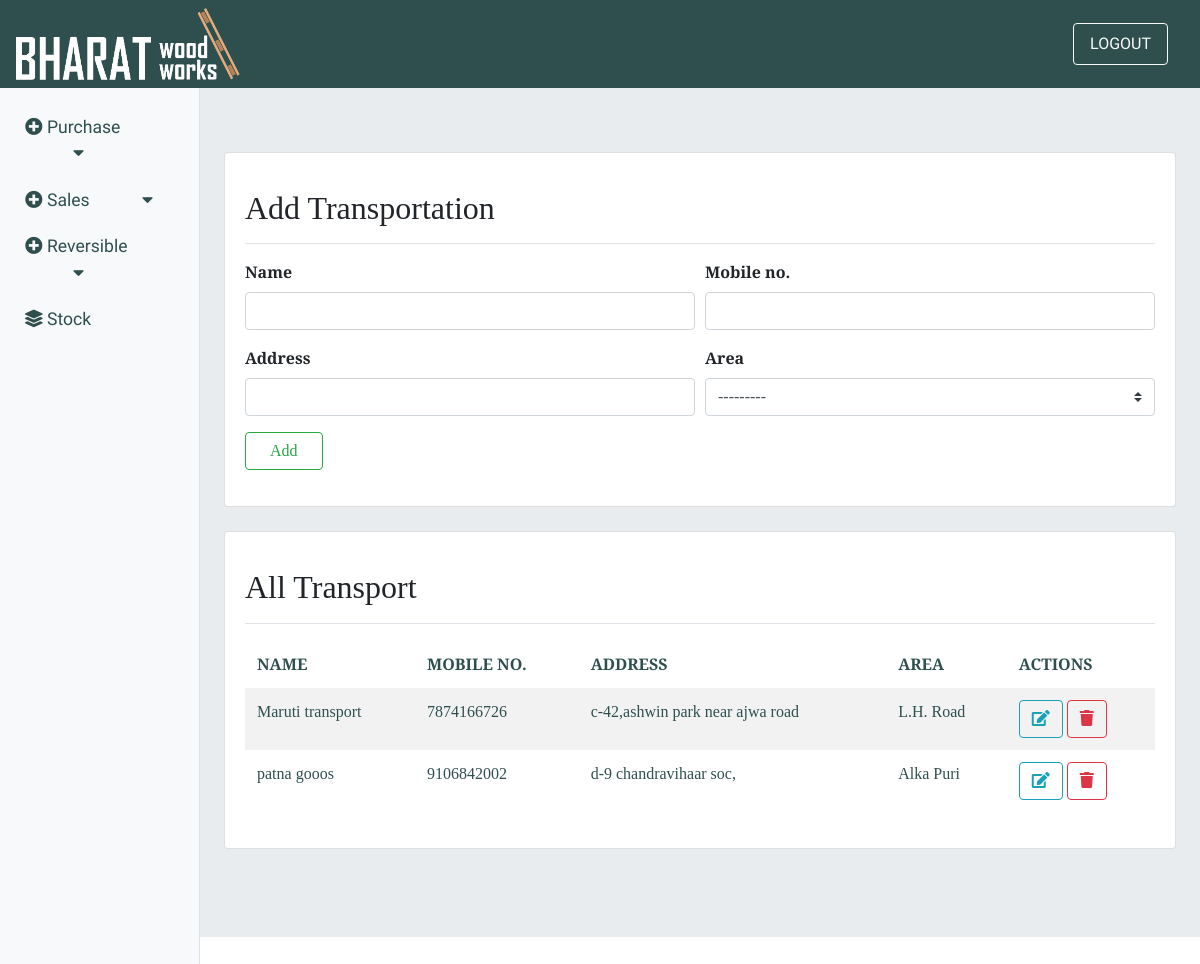
The page /transportation/ on the database its author committed.
### purchase/models.py (models this page shows, shortened)
class Transportation(models.Model):
    co_name = models.CharField(max_length=30,null=True)
    mobile     = models.CharField(max_length=13,blank=True)
    address     = models.TextField(max_length=120,null=True,blank=False)
    area = models.ForeignKey(Area,on_delete=models.DO_NOTHING,null=True,blank=False)
    is_active       = models.BooleanField(default=True)

### inventory/models.py (models this page shows)
class Area(models.Model):
    area_name = models.CharField(max_length=20)
    city = models.ForeignKey(City,on_delete=models.DO_NOTHING,null=True,blank=False)
    def __str__(self):
        return self.area_name

### purchase/views.py (the view)
# urls.py: path('transportation/', views.transportation, name='transportation'),
def transportation(request):
    trns_form = TransportationForm()
    trns_data = Transportation.objects.all()
    area = Area.objects.all()
    context = {'trns_form': trns_form, 'area': area, 'trns_data': trns_data}
    if request.POST:
        trns_form = TransportationForm(request.POST)
        if trns_form.is_valid():
            messages.success(request, 'New data added')
            trns_form.save()
            return redirect('transportation')
    return render(request, 'purchase/transportation.html', context)

### purchase/forms.py
class TransportationForm(forms.ModelForm):
    mobile  = forms.CharField(widget = forms.TextInput(attrs= {'class':'form-control','type':'tel','pattern':'[0-9]{10}'}))
    co_name = forms.CharField(widget = forms.TextInput(attrs= {'class':'form-control','type':'text'}))
    address = forms.CharField(widget = forms.TextInput(attrs= {'class':'form-control','type':'textarea'}))
    area = forms.ModelChoiceField(queryset=area,widget=forms.Select(attrs={'class':'custom-select'}))
    class Meta():
        model = Transportation
        fields = ('co_name','area','address','mobile')

### purchase/templates/purchase/transportation.html (shortened to what this page needs)
{% extends 'inventory/main.html' %}
{% block content %}
<div class="card mb-4">
    <div class="card-body">
        <div
            class="d-flex justify-content-between flex-wrap flex-md-nowrap align-items-center pt-3 pb-2 mb-3 border-bottom">
            <h1 class="h2">Add Transportation</h1>
        </div>
        <form method="POST">
            <div class="form-row">
                <div class="col-sm-6 mb-3">
                    <label class="font-weight-bold">Name</label>
                    {{ trns_form.co_name}}
                </div>
                <div class="col-sm-6 mb-3">
                    <label class="font-weight-bold">Mobile no.</label>
                    {{ trns_form.mobile }}
                </div>
            </div>
            <div class="form-row">
                <div class="col-sm-6 mb-3">
                    <label class="font-weight-bold">Address</label>
                    {{ trns_form.address }}
                </div>
                <div class="col-sm-6 mb-3">
                    <label class="font-weight-bold">Area</label>
                    {{ trns_form.area }}
                </div>
            </div>
            <button class="btn btn-outline-success mb-3 px-4" type="submit">Add</button>
        </form>
    </div>
</div>
<div class="card mb-4">
    <div class="card-body">
        <div
            class="d-flex justify-content-between flex-wrap flex-md-nowrap align-items-center pt-3 pb-2 mb-3 border-bottom">
            <h1 class="h2">All Transport</h1>
        </div>
        <table class="table table-striped table-borderless" data-toggle="table" data-search="true"
            data-show-toggle="true" data-show-fullscreen="true" data-show-columns="true">
            <thead>
                <tr>
                    <th>NAME</th>
                    <th>MOBILE NO.</th>
                    <th>ADDRESS</th>
                    <th>AREA</th>
                    <th>ACTIONS</th>
                </tr>
            </thead>
            <tbody>
                {% for sup in trns_data %}
                {% if sup.is_active == True %}
                <tr>
                    <td>{{sup.co_name}}</td>
                    <td>{{sup.mobile}}</td>
                    <td>{{sup.address}}</td>
                    <td>{{sup.area}}</td>
                    <td>
                        <a href="#" class="btn btn-outline-info" data-toggle="modal"
                            data-target="#modaledit{{ sup.id }}">
                            <i class="fas fa-edit"></i>
                        </a>
                        <button type="button" class="btn btn-outline-danger" data-toggle="modal"
                            data-target="#deleteModal{{ sup.id }}">
                            <i class="fas fa-trash"></i>
                        </button>
                    </td>
                </tr>
                {% endif %}
                {% endfor %}
            </tbody>
        </table>
    </div>
</div>
{% endblock %}

### static/css/dashboard.css (style rules this page uses)
:root { --Sniglet-font: "Sniglet", cursive; --Rubik: "Rubik", cursive; --Patua: "Patua One", cursive; --Lobster: "lobster", cursive; --Merriweather: "Merriweather Sans", cursive; --light-black: #2e2c2caf; --bggradient: linear-gradient(to bottom, #ff5733, #ffffff); --light-gray: rgba(255, 255, 255, 0.877); }
tr, td { color: darkslategrey; }

### rows shown on the page
Transportation: co_name "Maruti transport", mobile "7874166726", address "c-42,ashwin park near ajwa road", area "L.H. Road"
Transportation: co_name "patna gooos", mobile "9106842002", address "d-9 chandravihaar soc,", area "Alka Puri"
